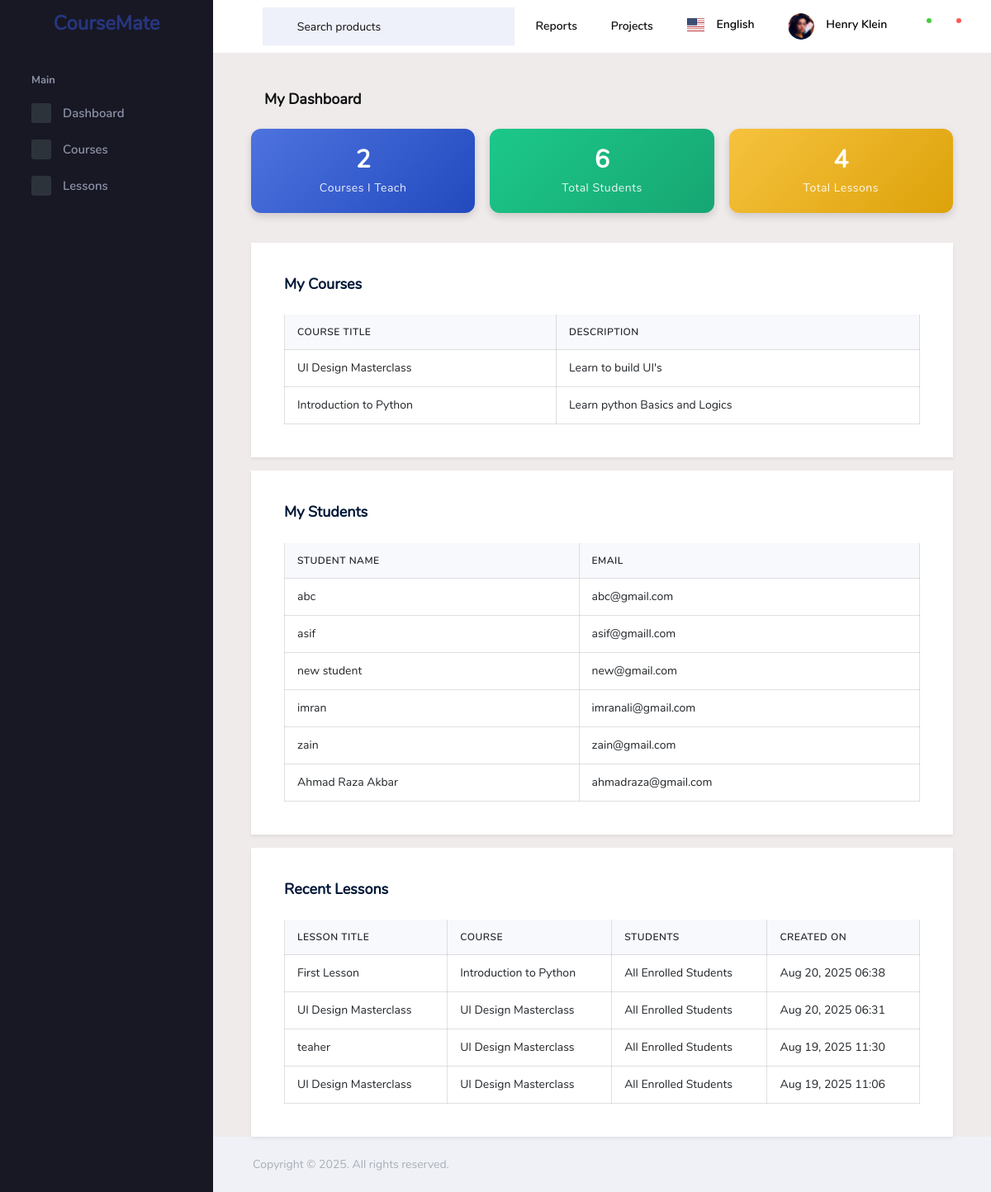
/students/teacher-dashboard/ (signed in), run on the app's committed database.
### student_record/models.py (models this page shows, shortened)
class Course(models.Model):
    title = models.CharField(max_length=100)
    description = models.TextField(max_length=600)
    fees = models.PositiveBigIntegerField()
    duration = models.PositiveIntegerField(help_text="Duration in weeks", default=3)
    level = models.CharField(
        max_length=20,
        choices=[('beginner','Beginner'), ('intermediate','Intermediate'), ('advanced','Advanced')],
        default='beginner'
    )
    course_code = models.CharField(max_length=10, unique=True, blank=True)

class Student(models.Model):
    user = models.OneToOneField(User, on_delete=models.CASCADE, null=True, blank=True)
    name = models.CharField(max_length=30)
    age = models.PositiveIntegerField()
    email = models.EmailField()
    phone_number = models.CharField(max_length=15, blank=True, null=True)
    date_of_birth = models.DateField(blank=True, null=True)
    roll_number = models.CharField(max_length=10, unique=True, blank=True, editable=False)
    def __str__(self):
        return f"{self.roll_number} - {self.name}"

class Lesson(models.Model):
    title = models.CharField(max_length=255)
    content = models.TextField()
    teacher = models.ForeignKey('Teacher', on_delete=models.CASCADE,blank=True, null=True)
    course = models.ForeignKey('Course', on_delete=models.CASCADE, blank=True, null=True)
    students = models.ManyToManyField('Student', blank=True)
    created_at = models.DateTimeField(auto_now_add=True)

### student_record/views.py (the view)
# urls.py: path('teacher-dashboard/', views.teacher_dashboard, name='teacher_dashboard'),
@login_required
def teacher_dashboard(request):
    teacher = Teacher.objects.get(email=request.user.email)
    courses = teacher.courses.all()
    total_courses_count = courses.count()
    students = Student.objects.filter(
        enrollments__course__in=courses
    ).distinct()
    total_students_count = students.count()
    recent_lessons = Lesson.objects.filter(teacher=teacher).order_by('-created_at')[:5]
    total_lessons_count = Lesson.objects.filter(teacher=teacher).count()
    context = {
        'total_courses_count': total_courses_count,
        'total_students_count': total_students_count,
        'total_lessons_count': total_lessons_count,
        'recent_lessons': recent_lessons,
        'my_courses': courses,       # Courses taught by this teacher
        'my_students': students,     # Students enrolled in their courses
    }
    print(students)
    return render(request, 'pages/teacher_dashboard.html', context)

### templates/pages/teacher_dashboard.html (shortened to what this page needs)
{% extends "base.html" %}
{% load widget_tweaks %}
{% block content %}
<div class="page-header">
    <h3 class="page-title">My Dashboard</h3>
</div>
<div class="row">
    <div class="col-md-4 col-sm-6">
        <div class="card-stats">
            <h3>{{ total_courses_count }}</h3>
            <p>Courses I Teach</p>
        </div>
    </div>
    <div class="col-md-4 col-sm-6">
        <div class="card-stats" style="background: linear-gradient(135deg, #1cc88a, #17a673);">
            <h3>{{ total_students_count }}</h3>
            <p>Total Students</p>
        </div>
    </div>
    <div class="col-md-4 col-sm-6">
        <div class="card-stats" style="background: linear-gradient(135deg, #f6c23e, #dda20a);">
            <h3>{{ total_lessons_count }}</h3>
            <p>Total Lessons</p>
        </div>
    </div>
</div>
<div class="row mt-3">
    <div class="col-12">
        <div class="card shadow-sm mb-3">
            <div class="card-body">
                <h4 class="card-title">My Courses</h4>
                <div class="table-responsive">
                    <table class="table table-bordered table-hover">
                        <thead>
                            <tr>
                                <th>Course Title</th>
                                <th>Description</th>
                            </tr>
                        </thead>
                        <tbody>
                            {% for course in my_courses %}
                            <tr>
                                <td>{{ course.title }}</td>
                                <td>{{ course.description|default:"N/A" }}</td>
                            </tr>
                            {% empty %}
                            <tr>
                                <td colspan="3" class="text-center text-muted">No courses yet</td>
                            </tr>
                            {% endfor %}
                        </tbody>
                    </table>
                </div>
            </div>
        </div>
    </div>
    <div class="col-12">
        <div class="card shadow-sm">
            <div class="card-body">
                <h4 class="card-title">My Students</h4>
                <div class="table-responsive">
                    <table class="table table-bordered table-hover">
                        <thead>
                            <tr>
                                <th>Student Name</th>
                                <th>Email</th>
                            </tr>
                        </thead>
                        <tbody>
                            {% for student in my_students %}
                            <tr>
                                <td>{{ student.name }}</td>
                                <td>{{ student.email }}</td>
                            </tr>
                            {% empty %}
                            <tr>
                                <td colspan="3" class="text-center text-muted">No students yet</td>
                            </tr>
                            {% endfor %}
                        </tbody>
                    </table>
                </div>
            </div>
        </div>
    </div>
</div>
<div class="row mt-3">
    <div class="col-12">
        <div class="card shadow-sm">
            <div class="card-body">
                <h4 class="card-title">Recent Lessons</h4>
                <div class="table-responsive">
                    <table class="table table-bordered table-hover">
                        <thead>
                            <tr>
                                <th>Lesson Title</th>
                                <th>Course</th>
                                <th>Students</th>
                                <th>Created On</th>
                            </tr>
                        </thead>
                        <tbody>
                            {% for lesson in recent_lessons %}
                            <tr>
                                <td>{{ lesson.title }}</td>
                                <td>
                                    {% if lesson.course %}
                                        {{ lesson.course.title }}
                                    {% else %}
                                        N/A
                                    {% endif %}
                                </td>
                                <td>
                                    {% if lesson.students.exists %}
                                        {% for s in lesson.students.all %}
                                            {{ s.name }}{% if not forloop.last %}, {% endif %}
                                        {% endfor %}
                                    {% else %}
                                        All Enrolled Students
                                    {% endif %}
                                </td>
                                <td>{{ lesson.created_at|date:"M d, Y H:i" }}</td>
                            </tr>
                            {% empty %}
                            <tr>
                                <td colspan="4" class="text-center text-muted">No lessons yet</td>
                            </tr>
                            {% endfor %}
                        </tbody>
                    </table>
                </div>
            </div>
        </div>
    </div>
</div>
{% endblock %}

### templates/pages/teacher_dashboard.html (style rules this page uses)
.card-stats { text-align: center; padding: 20px; border-radius: 12px; margin-bottom: 20px; background: linear-gradient(135deg, #4e73df, #224abe); color: #fff; box-shadow: 0 4px 10px rgba(0,0,0,0.15); transition: transform 0.2s ease; }
.card-stats h3 { font-size: 30px; font-weight: bold; margin-bottom: 5px; }
.card-stats p { font-size: 14px; letter-spacing: 0.5px; margin: 0; opacity: 0.9; }
.table thead th { background: #f8f9fc; font-weight: bold; text-transform: uppercase; font-size: 12px; letter-spacing: 0.5px; }
.card-title { font-size: 18px; font-weight: bold; margin-bottom: 15px; color: #4e73df; }

### data on the page
Course: title "UI Design Masterclass", description "Learn to build UI's"
Course: title "Introduction to Python", description "Learn python Basics and Logics"
Student: name "abc", email "abc@gmail.com"
Student: name "asif", email "asif@gmaill.com"
Student: name "new student", email "new@gmail.com"
Student: name "imran", email "imranali@gmail.com"
Student: name "zain", email "zain@gmail.com"
Student: name "Ahmad Raza Akbar", email "ahmadraza@gmail.com"
Lesson: title "First Lesson", course "Introduction to Python", shows "All Enrolled Students", created_at "Aug 20, 2025 06:38"
Lesson: title "UI Design Masterclass", course "UI Design Masterclass", shows "All Enrolled Students", created_at "Aug 20, 2025 06:31"
Lesson: title "teaher", course "UI Design Masterclass", shows "All Enrolled Students", created_at "Aug 19, 2025 11:30"
Lesson: title "UI Design Masterclass", course "UI Design Masterclass", shows "All Enrolled Students", created_at "Aug 19, 2025 11:06"

### other printed values
{{ total_courses_count }} "2"
{{ total_students_count }} "6"
{{ total_lessons_count }} "4"
